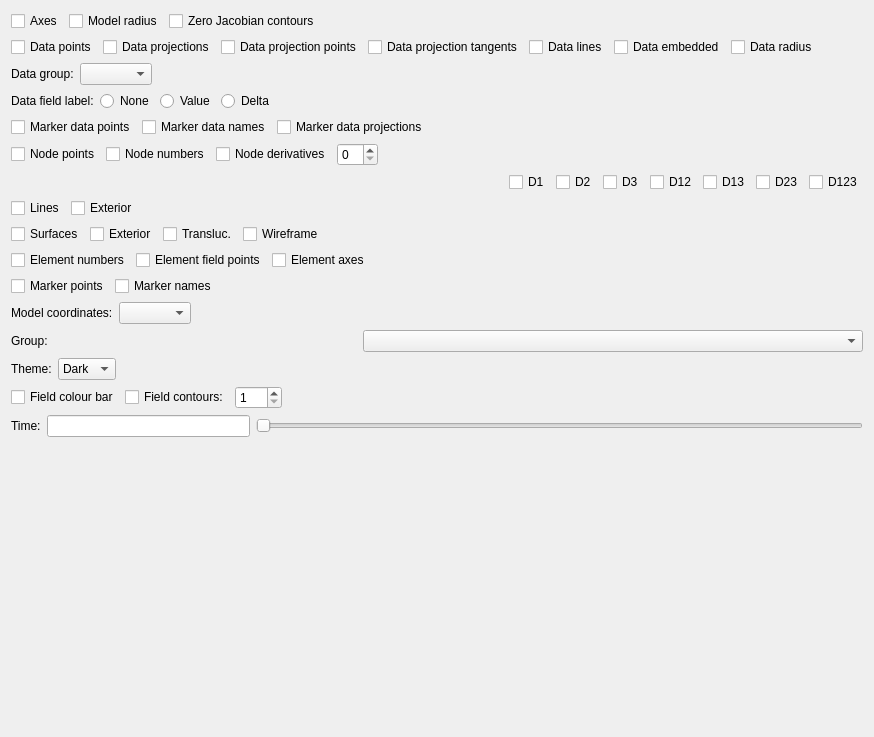
<?xml version="1.0" encoding="UTF-8"?>
<ui version="4.0">
 <class>DisplaySettings</class>
 <widget class="QWidget" name="DisplaySettings">
  <property name="geometry">
   <rect>
    <x>0</x>
    <y>0</y>
    <width>874</width>
    <height>737</height>
   </rect>
  </property>
  <property name="maximumSize">
   <size>
    <width>16777215</width>
    <height>16777215</height>
   </size>
  </property>
  <property name="windowTitle">
   <string>Display Settings</string>
  </property>
  <layout class="QVBoxLayout" name="verticalLayout_2">
   <item>
    <widget class="QFrame" name="displayMisc_frame">
     <property name="frameShape">
      <enum>QFrame::Shape::NoFrame</enum>
     </property>
     <property name="frameShadow">
      <enum>QFrame::Shadow::Raised</enum>
     </property>
     <layout class="QHBoxLayout" name="horizontalLayout_8">
      <property name="leftMargin">
       <number>0</number>
      </property>
      <property name="topMargin">
       <number>0</number>
      </property>
      <property name="rightMargin">
       <number>0</number>
      </property>
      <property name="bottomMargin">
       <number>0</number>
      </property>
      <item>
       <widget class="QCheckBox" name="displayAxes_checkBox">
        <property name="text">
         <string>Axes</string>
        </property>
       </widget>
      </item>
      <item>
       <widget class="QCheckBox" name="displayModelRadius_checkBox">
        <property name="text">
         <string>Model radius</string>
        </property>
       </widget>
      </item>
      <item>
       <widget class="QCheckBox" name="displayZeroJacobianContours_checkBox">
        <property name="text">
         <string>Zero Jacobian contours</string>
        </property>
       </widget>
      </item>
      <item>
       <spacer name="displaytMisc_horizontalSpacer">
        <property name="orientation">
         <enum>Qt::Orientation::Horizontal</enum>
        </property>
        <property name="sizeHint" stdset="0">
         <size>
          <width>40</width>
          <height>20</height>
         </size>
        </property>
       </spacer>
      </item>
     </layout>
    </widget>
   </item>
   <item>
    <widget class="QFrame" name="displayData_frame">
     <property name="frameShape">
      <enum>QFrame::Shape::NoFrame</enum>
     </property>
     <layout class="QVBoxLayout" name="verticalLayout">
      <property name="leftMargin">
       <number>0</number>
      </property>
      <property name="topMargin">
       <number>0</number>
      </property>
      <property name="rightMargin">
       <number>0</number>
      </property>
      <property name="bottomMargin">
       <number>0</number>
      </property>
      <item>
       <widget class="QFrame" name="displayDataPoints_frame">
        <property name="frameShape">
         <enum>QFrame::Shape::NoFrame</enum>
        </property>
        <layout class="QHBoxLayout" name="horizontalLayout">
         <property name="leftMargin">
          <number>0</number>
         </property>
         <property name="topMargin">
          <number>0</number>
         </property>
         <property name="rightMargin">
          <number>0</number>
         </property>
         <property name="bottomMargin">
          <number>0</number>
         </property>
         <item>
          <widget class="QCheckBox" name="displayDataPoints_checkBox">
           <property name="text">
            <string>Data points</string>
           </property>
          </widget>
         </item>
         <item>
          <widget class="QCheckBox" name="displayDataProjections_checkBox">
           <property name="text">
            <string>Data projections</string>
           </property>
          </widget>
         </item>
         <item>
          <widget class="QCheckBox" name="displayDataProjectionPoints_checkBox">
           <property name="text">
            <string>Data projection points</string>
           </property>
          </widget>
         </item>
         <item>
          <widget class="QCheckBox" name="displayDataProjectionTangents_checkBox">
           <property name="text">
            <string>Data projection tangents</string>
           </property>
          </widget>
         </item>
         <item>
          <widget class="QCheckBox" name="displayDataLines_checkBox">
           <property name="text">
            <string>Data lines</string>
           </property>
          </widget>
         </item>
         <item>
          <widget class="QCheckBox" name="displayDataEmbedded_checkBox">
           <property name="toolTip">
            <string>&lt;html&gt;&lt;head/&gt;&lt;body&gt;&lt;p&gt;Show data embedded in model coordinates.&lt;/p&gt;&lt;/body&gt;&lt;/html&gt;</string>
           </property>
           <property name="text">
            <string>Data embedded</string>
           </property>
          </widget>
         </item>
         <item>
          <widget class="QCheckBox" name="displayDataRadius_checkBox">
           <property name="text">
            <string>Data radius</string>
           </property>
          </widget>
         </item>
         <item>
          <spacer name="displayDataPoints_horizontalSpacer">
           <property name="orientation">
            <enum>Qt::Orientation::Horizontal</enum>
           </property>
           <property name="sizeHint" stdset="0">
            <size>
             <width>40</width>
             <height>20</height>
            </size>
           </property>
          </spacer>
         </item>
        </layout>
       </widget>
      </item>
      <item>
       <widget class="QFrame" name="displayDataGroup_frame">
        <property name="frameShape">
         <enum>QFrame::Shape::NoFrame</enum>
        </property>
        <property name="frameShadow">
         <enum>QFrame::Shadow::Plain</enum>
        </property>
        <layout class="QFormLayout" name="formLayout">
         <property name="fieldGrowthPolicy">
          <enum>QFormLayout::FieldGrowthPolicy::FieldsStayAtSizeHint</enum>
         </property>
         <property name="leftMargin">
          <number>0</number>
         </property>
         <property name="topMargin">
          <number>0</number>
         </property>
         <property name="rightMargin">
          <number>0</number>
         </property>
         <property name="bottomMargin">
          <number>0</number>
         </property>
         <item row="0" column="0">
          <widget class="QLabel" name="displayDataGroup_label">
           <property name="text">
            <string>Data group:</string>
           </property>
          </widget>
         </item>
         <item row="0" column="1">
          <widget class="FieldChooserWidget" name="displayDataGroup_fieldChooser"/>
         </item>
        </layout>
       </widget>
      </item>
      <item>
       <widget class="QFrame" name="displayDataField_frame">
        <property name="frameShape">
         <enum>QFrame::Shape::NoFrame</enum>
        </property>
        <property name="frameShadow">
         <enum>QFrame::Shadow::Raised</enum>
        </property>
        <layout class="QHBoxLayout" name="horizontalLayout_12">
         <property name="leftMargin">
          <number>0</number>
         </property>
         <property name="topMargin">
          <number>0</number>
         </property>
         <property name="rightMargin">
          <number>0</number>
         </property>
         <property name="bottomMargin">
          <number>0</number>
         </property>
         <item>
          <widget class="QLabel" name="displayDataFieldLabels_label">
           <property name="text">
            <string>Data field label:</string>
           </property>
          </widget>
         </item>
         <item>
          <widget class="QRadioButton" name="displayDataFieldLabelsNone_radioButton">
           <property name="text">
            <string>None</string>
           </property>
          </widget>
         </item>
         <item>
          <widget class="QRadioButton" name="displayDataFieldLabelsValue_radioButton">
           <property name="text">
            <string>Value</string>
           </property>
          </widget>
         </item>
         <item>
          <widget class="QRadioButton" name="displayDataFieldLabelsDelta_radioButton">
           <property name="text">
            <string>Delta</string>
           </property>
          </widget>
         </item>
         <item>
          <spacer name="displayDataFieldLabels_horizontalSpacer">
           <property name="orientation">
            <enum>Qt::Orientation::Horizontal</enum>
           </property>
           <property name="sizeHint" stdset="0">
            <size>
             <width>40</width>
             <height>20</height>
            </size>
           </property>
          </spacer>
         </item>
        </layout>
       </widget>
      </item>
      <item>
       <widget class="QFrame" name="displayDataMarkers_frame">
        <property name="frameShape">
         <enum>QFrame::Shape::NoFrame</enum>
        </property>
        <layout class="QHBoxLayout" name="horizontalLayout_7">
         <property name="leftMargin">
          <number>0</number>
         </property>
         <property name="topMargin">
          <number>0</number>
         </property>
         <property name="rightMargin">
          <number>0</number>
         </property>
         <property name="bottomMargin">
          <number>0</number>
         </property>
         <item>
          <widget class="QCheckBox" name="displayDataMarkerPoints_checkBox">
           <property name="text">
            <string>Marker data points</string>
           </property>
          </widget>
         </item>
         <item>
          <widget class="QCheckBox" name="displayDataMarkerNames_checkBox">
           <property name="text">
            <string>Marker data names</string>
           </property>
          </widget>
         </item>
         <item>
          <widget class="QCheckBox" name="displayDataMarkerProjections_checkBox">
           <property name="text">
            <string>Marker data projections</string>
           </property>
          </widget>
         </item>
         <item>
          <spacer name="displayDataMarkers_horizontalSpacer">
           <property name="orientation">
            <enum>Qt::Orientation::Horizontal</enum>
           </property>
           <property name="sizeHint" stdset="0">
            <size>
             <width>520</width>
             <height>20</height>
            </size>
           </property>
          </spacer>
         </item>
        </layout>
       </widget>
      </item>
     </layout>
    </widget>
   </item>
   <item>
    <widget class="QFrame" name="displayNodes_frame">
     <property name="frameShape">
      <enum>QFrame::Shape::NoFrame</enum>
     </property>
     <property name="frameShadow">
      <enum>QFrame::Shadow::Raised</enum>
     </property>
     <layout class="QHBoxLayout" name="horizontalLayout_6">
      <property name="leftMargin">
       <number>0</number>
      </property>
      <property name="topMargin">
       <number>0</number>
      </property>
      <property name="rightMargin">
       <number>0</number>
      </property>
      <property name="bottomMargin">
       <number>0</number>
      </property>
      <item>
       <widget class="QCheckBox" name="displayNodePoints_checkBox">
        <property name="text">
         <string>Node points</string>
        </property>
       </widget>
      </item>
      <item>
       <widget class="QCheckBox" name="displayNodeNumbers_checkBox">
        <property name="sizePolicy">
         <sizepolicy hsizetype="Minimum" vsizetype="Fixed">
          <horstretch>0</horstretch>
          <verstretch>0</verstretch>
         </sizepolicy>
        </property>
        <property name="text">
         <string>Node numbers</string>
        </property>
       </widget>
      </item>
      <item>
       <widget class="QCheckBox" name="displayNodeDerivatives_checkBox">
        <property name="sizePolicy">
         <sizepolicy hsizetype="Minimum" vsizetype="Fixed">
          <horstretch>0</horstretch>
          <verstretch>0</verstretch>
         </sizepolicy>
        </property>
        <property name="toolTip">
         <string>&lt;html&gt;&lt;head/&gt;&lt;body&gt;&lt;p&gt;Show node derivatives on:&lt;br/&gt;[ ] None&lt;br/&gt;[-] Selected nodes&lt;br/&gt;[/] All nodes&lt;/p&gt;&lt;/body&gt;&lt;/html&gt;</string>
        </property>
        <property name="text">
         <string>Node derivatives</string>
        </property>
        <property name="tristate">
         <bool>true</bool>
        </property>
       </widget>
      </item>
      <item>
       <widget class="QSpinBox" name="displayNodeDerivativesVersion_spinBox">
        <property name="toolTip">
         <string>&lt;html&gt;&lt;head/&gt;&lt;body&gt;&lt;p&gt;Show specified node derivative version, or 0 to show all versions.&lt;/p&gt;&lt;/body&gt;&lt;/html&gt;</string>
        </property>
       </widget>
      </item>
      <item>
       <spacer name="displayNodes_horizontalSpacer">
        <property name="orientation">
         <enum>Qt::Orientation::Horizontal</enum>
        </property>
        <property name="sizeHint" stdset="0">
         <size>
          <width>40</width>
          <height>20</height>
         </size>
        </property>
       </spacer>
      </item>
     </layout>
    </widget>
   </item>
   <item>
    <widget class="QFrame" name="displayNodeDerivativeLabels_frame">
     <property name="frameShape">
      <enum>QFrame::Shape::NoFrame</enum>
     </property>
     <layout class="QGridLayout" name="gridLayout">
      <property name="leftMargin">
       <number>0</number>
      </property>
      <property name="topMargin">
       <number>0</number>
      </property>
      <property name="rightMargin">
       <number>0</number>
      </property>
      <property name="bottomMargin">
       <number>0</number>
      </property>
      <item row="0" column="0">
       <spacer name="displayNodeDerivativeLabels_horizontalSpacer">
        <property name="orientation">
         <enum>Qt::Orientation::Horizontal</enum>
        </property>
        <property name="sizeHint" stdset="0">
         <size>
          <width>40</width>
          <height>20</height>
         </size>
        </property>
       </spacer>
      </item>
      <item row="0" column="1">
       <widget class="QCheckBox" name="displayNodeDerivativeLabelsD1_checkBox">
        <property name="sizePolicy">
         <sizepolicy hsizetype="Minimum" vsizetype="Fixed">
          <horstretch>0</horstretch>
          <verstretch>0</verstretch>
         </sizepolicy>
        </property>
        <property name="text">
         <string>D1</string>
        </property>
       </widget>
      </item>
      <item row="0" column="2">
       <widget class="QCheckBox" name="displayNodeDerivativeLabelsD2_checkBox">
        <property name="sizePolicy">
         <sizepolicy hsizetype="Minimum" vsizetype="Fixed">
          <horstretch>0</horstretch>
          <verstretch>0</verstretch>
         </sizepolicy>
        </property>
        <property name="text">
         <string>D2</string>
        </property>
       </widget>
      </item>
      <item row="0" column="3">
       <widget class="QCheckBox" name="displayNodeDerivativeLabelsD3_checkBox">
        <property name="sizePolicy">
         <sizepolicy hsizetype="Minimum" vsizetype="Fixed">
          <horstretch>0</horstretch>
          <verstretch>0</verstretch>
         </sizepolicy>
        </property>
        <property name="text">
         <string>D3</string>
        </property>
       </widget>
      </item>
      <item row="0" column="4">
       <widget class="QCheckBox" name="displayNodeDerivativeLabelsD12_checkBox">
        <property name="sizePolicy">
         <sizepolicy hsizetype="Minimum" vsizetype="Fixed">
          <horstretch>0</horstretch>
          <verstretch>0</verstretch>
         </sizepolicy>
        </property>
        <property name="text">
         <string>D12</string>
        </property>
       </widget>
      </item>
      <item row="0" column="5">
       <widget class="QCheckBox" name="displayNodeDerivativeLabelsD13_checkBox">
        <property name="sizePolicy">
         <sizepolicy hsizetype="Minimum" vsizetype="Fixed">
          <horstretch>0</horstretch>
          <verstretch>0</verstretch>
         </sizepolicy>
        </property>
        <property name="text">
         <string>D13</string>
        </property>
       </widget>
      </item>
      <item row="0" column="6">
       <widget class="QCheckBox" name="displayNodeDerivativeLabelsD23_checkBox">
        <property name="sizePolicy">
         <sizepolicy hsizetype="Minimum" vsizetype="Fixed">
          <horstretch>0</horstretch>
          <verstretch>0</verstretch>
         </sizepolicy>
        </property>
        <property name="text">
         <string>D23</string>
        </property>
       </widget>
      </item>
      <item row="0" column="7">
       <widget class="QCheckBox" name="displayNodeDerivativeLabelsD123_checkBox">
        <property name="sizePolicy">
         <sizepolicy hsizetype="Minimum" vsizetype="Fixed">
          <horstretch>0</horstretch>
          <verstretch>0</verstretch>
         </sizepolicy>
        </property>
        <property name="text">
         <string>D123</string>
        </property>
       </widget>
      </item>
     </layout>
    </widget>
   </item>
   <item>
    <widget class="QFrame" name="displayLines_frame">
     <property name="frameShape">
      <enum>QFrame::Shape::NoFrame</enum>
     </property>
     <property name="frameShadow">
      <enum>QFrame::Shadow::Raised</enum>
     </property>
     <layout class="QHBoxLayout" name="horizontalLayout_5">
      <property name="leftMargin">
       <number>0</number>
      </property>
      <property name="topMargin">
       <number>0</number>
      </property>
      <property name="rightMargin">
       <number>0</number>
      </property>
      <property name="bottomMargin">
       <number>0</number>
      </property>
      <item>
       <widget class="QCheckBox" name="displayLines_checkBox">
        <property name="text">
         <string>Lines</string>
        </property>
       </widget>
      </item>
      <item>
       <widget class="QCheckBox" name="displayLinesExterior_checkBox">
        <property name="sizePolicy">
         <sizepolicy hsizetype="Minimum" vsizetype="Fixed">
          <horstretch>0</horstretch>
          <verstretch>0</verstretch>
         </sizepolicy>
        </property>
        <property name="text">
         <string>Exterior</string>
        </property>
       </widget>
      </item>
      <item>
       <spacer name="displayLines_horizontalSpacer">
        <property name="orientation">
         <enum>Qt::Orientation::Horizontal</enum>
        </property>
        <property name="sizeHint" stdset="0">
         <size>
          <width>40</width>
          <height>20</height>
         </size>
        </property>
       </spacer>
      </item>
     </layout>
    </widget>
   </item>
   <item>
    <widget class="QFrame" name="displaySurfaces_frame">
     <property name="frameShape">
      <enum>QFrame::Shape::NoFrame</enum>
     </property>
     <property name="frameShadow">
      <enum>QFrame::Shadow::Raised</enum>
     </property>
     <layout class="QHBoxLayout" name="horizontalLayout_3">
      <property name="leftMargin">
       <number>0</number>
      </property>
      <property name="topMargin">
       <number>0</number>
      </property>
      <property name="rightMargin">
       <number>0</number>
      </property>
      <property name="bottomMargin">
       <number>0</number>
      </property>
      <item>
       <widget class="QCheckBox" name="displaySurfaces_checkBox">
        <property name="text">
         <string>Surfaces</string>
        </property>
       </widget>
      </item>
      <item>
       <widget class="QCheckBox" name="displaySurfacesExterior_checkBox">
        <property name="sizePolicy">
         <sizepolicy hsizetype="Minimum" vsizetype="Fixed">
          <horstretch>0</horstretch>
          <verstretch>0</verstretch>
         </sizepolicy>
        </property>
        <property name="text">
         <string>Exterior</string>
        </property>
       </widget>
      </item>
      <item>
       <widget class="QCheckBox" name="displaySurfacesTranslucent_checkBox">
        <property name="sizePolicy">
         <sizepolicy hsizetype="Minimum" vsizetype="Fixed">
          <horstretch>0</horstretch>
          <verstretch>0</verstretch>
         </sizepolicy>
        </property>
        <property name="text">
         <string>Transluc.</string>
        </property>
       </widget>
      </item>
      <item>
       <widget class="QCheckBox" name="displaySurfacesWireframe_checkBox">
        <property name="sizePolicy">
         <sizepolicy hsizetype="Minimum" vsizetype="Fixed">
          <horstretch>0</horstretch>
          <verstretch>0</verstretch>
         </sizepolicy>
        </property>
        <property name="text">
         <string>Wireframe</string>
        </property>
       </widget>
      </item>
      <item>
       <spacer name="displaySurfaces_horizontalSpacer">
        <property name="orientation">
         <enum>Qt::Orientation::Horizontal</enum>
        </property>
        <property name="sizeHint" stdset="0">
         <size>
          <width>40</width>
          <height>20</height>
         </size>
        </property>
       </spacer>
      </item>
     </layout>
    </widget>
   </item>
   <item>
    <widget class="QFrame" name="displayElements_frame">
     <property name="frameShape">
      <enum>QFrame::Shape::NoFrame</enum>
     </property>
     <property name="frameShadow">
      <enum>QFrame::Shadow::Raised</enum>
     </property>
     <layout class="QHBoxLayout" name="horizontalLayout_4">
      <property name="leftMargin">
       <number>0</number>
      </property>
      <property name="topMargin">
       <number>0</number>
      </property>
      <property name="rightMargin">
       <number>0</number>
      </property>
      <property name="bottomMargin">
       <number>0</number>
      </property>
      <item>
       <widget class="QCheckBox" name="displayElementNumbers_checkBox">
        <property name="text">
         <string>Element numbers</string>
        </property>
       </widget>
      </item>
      <item>
       <widget class="QCheckBox" name="displayElementFieldPoints_checkBox">
        <property name="text">
         <string>Element field points</string>
        </property>
       </widget>
      </item>
      <item>
       <widget class="QCheckBox" name="displayElementAxes_checkBox">
        <property name="sizePolicy">
         <sizepolicy hsizetype="Minimum" vsizetype="Fixed">
          <horstretch>0</horstretch>
          <verstretch>0</verstretch>
         </sizepolicy>
        </property>
        <property name="text">
         <string>Element axes</string>
        </property>
       </widget>
      </item>
      <item>
       <spacer name="displayElements_horizontalSpacer">
        <property name="orientation">
         <enum>Qt::Orientation::Horizontal</enum>
        </property>
        <property name="sizeHint" stdset="0">
         <size>
          <width>40</width>
          <height>20</height>
         </size>
        </property>
       </spacer>
      </item>
     </layout>
    </widget>
   </item>
   <item>
    <widget class="QFrame" name="displayMarker_frame">
     <property name="frameShape">
      <enum>QFrame::Shape::NoFrame</enum>
     </property>
     <property name="frameShadow">
      <enum>QFrame::Shadow::Raised</enum>
     </property>
     <layout class="QHBoxLayout" name="horizontalLayout_2">
      <property name="leftMargin">
       <number>0</number>
      </property>
      <property name="topMargin">
       <number>0</number>
      </property>
      <property name="rightMargin">
       <number>0</number>
      </property>
      <property name="bottomMargin">
       <number>0</number>
      </property>
      <item>
       <widget class="QCheckBox" name="displayMarkerPoints_checkBox">
        <property name="text">
         <string>Marker points</string>
        </property>
       </widget>
      </item>
      <item>
       <widget class="QCheckBox" name="displayMarkerNames_checkBox">
        <property name="text">
         <string>Marker names</string>
        </property>
       </widget>
      </item>
      <item>
       <spacer name="displayMarker_horizontalSpacer">
        <property name="orientation">
         <enum>Qt::Orientation::Horizontal</enum>
        </property>
        <property name="sizeHint" stdset="0">
         <size>
          <width>750</width>
          <height>20</height>
         </size>
        </property>
       </spacer>
      </item>
     </layout>
    </widget>
   </item>
   <item>
    <widget class="QFrame" name="displayModelCoordinates_frame">
     <property name="frameShape">
      <enum>QFrame::Shape::NoFrame</enum>
     </property>
     <layout class="QFormLayout" name="formLayout_3">
      <property name="fieldGrowthPolicy">
       <enum>QFormLayout::FieldGrowthPolicy::FieldsStayAtSizeHint</enum>
      </property>
      <property name="leftMargin">
       <number>0</number>
      </property>
      <property name="topMargin">
       <number>0</number>
      </property>
      <property name="rightMargin">
       <number>0</number>
      </property>
      <property name="bottomMargin">
       <number>0</number>
      </property>
      <item row="0" column="0">
       <widget class="QLabel" name="displayModelCoordinates_label">
        <property name="text">
         <string>Model coordinates:</string>
        </property>
       </widget>
      </item>
      <item row="0" column="1">
       <widget class="FieldChooserWidget" name="displayModelCoordinates_fieldChooser"/>
      </item>
     </layout>
    </widget>
   </item>
   <item>
    <widget class="QFrame" name="displayGroup_frame">
     <property name="frameShape">
      <enum>QFrame::Shape::NoFrame</enum>
     </property>
     <property name="frameShadow">
      <enum>QFrame::Shadow::Raised</enum>
     </property>
     <layout class="QHBoxLayout" name="horizontalLayout_9">
      <property name="leftMargin">
       <number>0</number>
      </property>
      <property name="topMargin">
       <number>0</number>
      </property>
      <property name="rightMargin">
       <number>0</number>
      </property>
      <property name="bottomMargin">
       <number>0</number>
      </property>
      <item>
       <widget class="QLabel" name="displayGroup_label">
        <property name="text">
         <string>Group:</string>
        </property>
       </widget>
      </item>
      <item>
       <widget class="FieldChooserWidget" name="displayGroup_fieldChooser">
        <property name="sizePolicy">
         <sizepolicy hsizetype="Expanding" vsizetype="Preferred">
          <horstretch>0</horstretch>
          <verstretch>0</verstretch>
         </sizepolicy>
        </property>
        <property name="minimumSize">
         <size>
          <width>0</width>
          <height>0</height>
         </size>
        </property>
        <property name="maximumSize">
         <size>
          <width>500</width>
          <height>16777215</height>
         </size>
        </property>
        <property name="toolTip">
         <string>&lt;html&gt;&lt;head/&gt;&lt;body&gt;&lt;p&gt;Optional group to limit display of model and data to.&lt;/p&gt;&lt;/body&gt;&lt;/html&gt;</string>
        </property>
       </widget>
      </item>
     </layout>
    </widget>
   </item>
   <item>
    <widget class="QFrame" name="displayTheme_frame">
     <property name="frameShape">
      <enum>QFrame::Shape::NoFrame</enum>
     </property>
     <property name="frameShadow">
      <enum>QFrame::Shadow::Plain</enum>
     </property>
     <layout class="QFormLayout" name="formLayout_2">
      <property name="fieldGrowthPolicy">
       <enum>QFormLayout::FieldGrowthPolicy::FieldsStayAtSizeHint</enum>
      </property>
      <property name="leftMargin">
       <number>0</number>
      </property>
      <property name="topMargin">
       <number>0</number>
      </property>
      <property name="rightMargin">
       <number>0</number>
      </property>
      <property name="bottomMargin">
       <number>0</number>
      </property>
      <item row="0" column="0">
       <widget class="QLabel" name="displayTheme_label">
        <property name="text">
         <string>Theme:</string>
        </property>
       </widget>
      </item>
      <item row="0" column="1">
       <widget class="QComboBox" name="displayTheme_comboBox">
        <item>
         <property name="text">
          <string>Dark</string>
         </property>
        </item>
        <item>
         <property name="text">
          <string>Light</string>
         </property>
        </item>
       </widget>
      </item>
     </layout>
    </widget>
   </item>
   <item>
    <widget class="QFrame" name="displayField_frame">
     <property name="frameShape">
      <enum>QFrame::Shape::NoFrame</enum>
     </property>
     <property name="frameShadow">
      <enum>QFrame::Shadow::Raised</enum>
     </property>
     <layout class="QHBoxLayout" name="horizontalLayout_11">
      <property name="leftMargin">
       <number>0</number>
      </property>
      <property name="topMargin">
       <number>0</number>
      </property>
      <property name="rightMargin">
       <number>0</number>
      </property>
      <property name="bottomMargin">
       <number>0</number>
      </property>
      <item>
       <widget class="QCheckBox" name="displayFieldColourBar_checkBox">
        <property name="text">
         <string>Field colour bar</string>
        </property>
       </widget>
      </item>
      <item>
       <widget class="QCheckBox" name="displayFieldContours_checkBox">
        <property name="text">
         <string>Field contours:</string>
        </property>
       </widget>
      </item>
      <item>
       <widget class="QSpinBox" name="displayFieldContoursCount_spinBox">
        <property name="minimum">
         <number>1</number>
        </property>
        <property name="maximum">
         <number>100</number>
        </property>
       </widget>
      </item>
      <item>
       <spacer name="displayFieldContours_horizontalSpacer">
        <property name="orientation">
         <enum>Qt::Orientation::Horizontal</enum>
        </property>
        <property name="sizeHint" stdset="0">
         <size>
          <width>40</width>
          <height>20</height>
         </size>
        </property>
       </spacer>
      </item>
     </layout>
    </widget>
   </item>
   <item>
    <widget class="QFrame" name="displayTime_frame">
     <property name="frameShape">
      <enum>QFrame::Shape::NoFrame</enum>
     </property>
     <property name="frameShadow">
      <enum>QFrame::Shadow::Raised</enum>
     </property>
     <layout class="QHBoxLayout" name="horizontalLayout_13">
      <property name="leftMargin">
       <number>0</number>
      </property>
      <property name="topMargin">
       <number>0</number>
      </property>
      <property name="rightMargin">
       <number>0</number>
      </property>
      <property name="bottomMargin">
       <number>0</number>
      </property>
      <item>
       <widget class="QLabel" name="displayTime_label">
        <property name="text">
         <string>Time:</string>
        </property>
       </widget>
      </item>
      <item>
       <widget class="QLineEdit" name="displayTime_lineEdit">
        <property name="sizePolicy">
         <sizepolicy hsizetype="Expanding" vsizetype="Fixed">
          <horstretch>1</horstretch>
          <verstretch>0</verstretch>
         </sizepolicy>
        </property>
       </widget>
      </item>
      <item>
       <widget class="QSlider" name="displayTime_horizontalSlider">
        <property name="sizePolicy">
         <sizepolicy hsizetype="Expanding" vsizetype="Fixed">
          <horstretch>3</horstretch>
          <verstretch>0</verstretch>
         </sizepolicy>
        </property>
        <property name="orientation">
         <enum>Qt::Orientation::Horizontal</enum>
        </property>
        <property name="tickPosition">
         <enum>QSlider::TickPosition::NoTicks</enum>
        </property>
       </widget>
      </item>
     </layout>
    </widget>
   </item>
   <item>
    <spacer name="verticalSpacer">
     <property name="orientation">
      <enum>Qt::Orientation::Vertical</enum>
     </property>
     <property name="sizeHint" stdset="0">
      <size>
       <width>20</width>
       <height>40</height>
      </size>
     </property>
    </spacer>
   </item>
  </layout>
 </widget>
 <customwidgets>
  <customwidget>
   <class>FieldChooserWidget</class>
   <extends>QComboBox</extends>
   <header>cmlibs/widgets/fieldchooserwidget.h</header>
  </customwidget>
 </customwidgets>
 <resources/>
 <connections/>
</ui>
